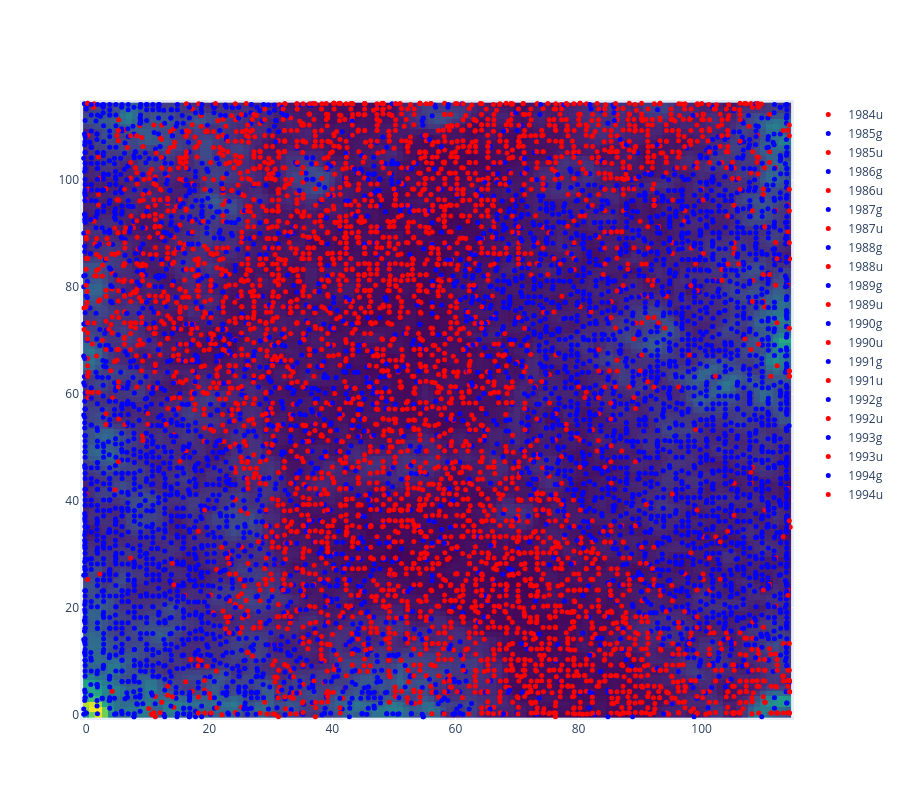

The notebook cell this image was saved under:
### Code cell
lay=go.Layout(width=900, height=800)
fig=go.Figure(data=data, layout=lay)
#fig.savefig('SOM-BPM-PhSp-ChCorr-Crest-Genres.pdf', format='pdf',bbox_inches='tight')
fig.update_xaxes(range=[-1, 115])  # Set x-axis range
fig.update_yaxes(range=[-1, 115])  # Set y-axis range
fig.show()

### Figure 1 — Plotly figure (JSON) as saved in the notebook; plotly's stock layout.template omitted (floating-point values rounded to 4 significant figures; data arrays with more than 128 entries replaced by an {"elided": "..."} marker saying what was removed)
{"data": [{"colorscale": [[0, "#440154"], [0.1111, "#482878"], [0.2222, "#3e4989"], [0.3333, "#31688e"], [0.4444, "#26828e"], [0.5556, "#1f9e89"], [0.6667, "#35b779"], [0.7778, "#6ece58"], [0.8889, "#b5de2b"], [1, "#fde725"]], "hoverinfo": "none", "showscale": false, "type": "heatmap", "z": {"elided": "115x115 float values"}}, {"hoverinfo": "text", "marker": {"color": "red", "size": 5}, "mode": "markers", "name": "1984u", "text": ["Colonel Abrams - Music Is The Answer (1984).m4a", "Colonel Abrams - Music Is The Answer (Dub Version) (1984).m4a", "Colonel Abrams - Music Is The Answer (Groove Junkies Soul Excursion Dub Mix) (1984).m4a", "Doctor Derelict - Under Cover (Club Mix) (1984).mp3", "Jesse Saunders - Funk U up (1984).mp3", "Jesse Saunders - On and On (1984).m4a", "Jesse Saunders - On and On (1984).mp3", "Nayobe - Please Don't Go (Dub Version) (1984).opus", "Z-Factor feat. Jesse Saunders - Fantasy (Vocal) (1984).m4a", "Z-Factor feat. Jesse Saunders - Fast Cars (1984).m4a", "Z-Factor feat. Jesse Saunders - I Am The DJ (1984).mp3", "Z-Factor feat. Jesse Saunders - Thorns (1984).m4a"], "type": "scatter", "x": [44.7, 28.7, 109.7, 40.7, 22.7, 63.7, 60.7, 25.7, 96.7, 8.697, 28.7, 61.7], "y": [39.25, 63.25, 114.2, 11.25, 18.25, 42.25, 45.25, 58.25, 114.2, 110.2, 84.25, 12.25]}, {"hoverinfo": "text", "marker": {"color": "blue", "size": 5}, "mode": "markers", "name": "1985g", "text": ["Cowboy Temple - 17 (1985).mp3", "Mike Mareen - Here I Am (1985).m4a", "OFF - Bad News (Alternative Mix) (1985).mp3", "OFF - Bad News (Trend Mix) (1985).mp3", "Silent Circle - Touch in the night (1985).m4a"], "type": "scatter", "x": [23.27, 34.27, 23.27, 25.27, 11.27], "y": [54.85, 65.85, 56.85, 59.85, 105.8]}, {"hoverinfo": "text", "marker": {"color": "red", "size": 5}, "mode": "markers", "name": "1985u", "text": ["Blaze - Yearnin' (Vocal I) (1985).mp3", "Chip E. Feat. K. Joy - Like This (House Mix) (1985).mp3", "Chip-E - Time to jack (1985).mp3", "Colonel Abrams - I'm Not Gonna Let You (1985).mp3", "Colonel Abrams - Trapped (1985).m4a", "Dezz 7 - Funny Love (Dance) (1985).m4a", "Dezz 7 - Funny Love (Track) (1985).m4a", "Farley 'Jackmaster' Funk - Clap'n The Pella (1985).mp3", "Farley 'Jackmaster' Funk - Jack'n The House (1985).mp3", "Farley 'Jackmaster' Funk - Jack'n The Trax (1985).mp3", "Grant - Dance (Long) (1985).opus", "J.M. Silk - Music is the key (1985).mp3", "J.M. Silk - Music Is The Key (House Key) (1985).opus", "J.M. Silk - Music Is The Key (Percussapella Key) (1985).m4a", "Jack Master Funk - Hey Norton (Aw Shucks) (Instrumental House Mix) (1985).mp3", "Jack Master Funk - Jack the Bass (1985).mp3", "Jamie Principle - Waiting On My Angel (Club Mix) (1985).mp3", "Jamie Principle - Waiting On My Angel (Dub Mix) (1985).mp3", "Jesse Saunders - Waiting On My Angel (Extended) (1985).mp3", "Jesse's Gang With Farley 'Funkin' Kieth - Real Love (1985).mp3", "Kenny 'Jammin' Jason - Jam Track (1985).m4a", "Model 500 - No UFO's (D-Mix) (1985).m4a", "Model 500 - Time Space Transmat (1985).mp3", "Mr. Fingers - Mystery Of Love (1985).opus", "Razz Featuring Matt Warren & Ralphi Rosario - Kill Yourself Dancing (1985).m4a", "Razz Featuring Matt Warren & Ralphi Rosario - Pump It Up (1985).opus", "Razz Featuring Matt Warren & Ralphi Rosario - Razz-Matazz (1985).opus", "Razz Featuring Matt Warren & Ralphi Rosario - Say It (1985).opus", "The Browns - What's Dub (1985).m4a"], "type": "scatter", "x": [37.04, 71.04, 16.04, 4.042, 18.04, 12.04, 50.04, 6.042, 40.04, 42.04, 16.04, 8.042, 8.042, 6.042, 99.04, 27.04, 35.04, 39.04, 24.04, 10.04, 22.04, 0.04199, 70.04, 87.04, 16.04, 20.04, 31.04, 9.042, 9.042], "y": [27.97, 19.97, 72.97, 72.97, 75.97, 108.0, 106.0, 83.97, 14.97, 4.974, 99.97, 78.97, 78.97, 80.97, -0.02557, 10.97, 47.97, 3.974, 54.97, 94.97, -0.02557, 88.97, 65.97, 107.0, 87.97, 3.974, 6.974, 83.97, 108.0]}, {"hoverinfo": "text", "marker": {"color": "blue", "size": 5}, "mode": "markers", "name": "1986g", "text": ["16 Bit - Where are you (1986).m4a", "Mike Mareen - Love Spy (1986).m4a", "OFF - Electrica Salsa (Baba Baba) (1986).mp3", "OFF - Electrica Salsa (Dub Version) (1986).mp3", "The Hurricanes - Theme For The PSB, Part II (1986).opus", "Timerider - Cocoon (1986).opus"], "type": "scatter", "x": [39.06, 11.06, 56.06, 36.06, 18.06, 7.056], "y": [92.93, 108.9, 17.93, 14.93, 66.93, 84.93]}, {"hoverinfo": "text", "marker": {"color": "red", "size": 5}, "mode": "markers", "name": "1986u", "text": ["Adonis - No Way Back (1986).m4a", "Adonis - We're Rocking Down The House (1986).mp3", "Adonis - We're Rocking Down The House (1986).opus", "Channel One - Color dubbing (1986).mp3", "Channel One - Technicolor (1986).mp3", "Chip E - If you only Knew (1986).m4a", "Cultural Vibe - Mind Games (Club Vocal) (1986).m4a", "Dhar Braxton - Illusions (Club Version) (1986).m4a", "Dhar Braxton - Jump Back (Set Me Free) (Club Mix) (1986).mp3", "Disco-D - 121 bpm (1986).m4a", "Disco-D - 122 bpm (1986).m4a", "Disco-D - 123 bpm (1986).m4a", "Disco-D - Beat It (1986).opus", "Disco-D - High Noon (1986).opus", "Duane And Co. - Hardcore Jazz (J. A. B. Traxx) (1986).m4a", "Duane And Co. - Hardcore Jazz (J. B. Traxx) (1986).mp3", "Farley 'Jackmaster' Funk & Jessie Saunders - Dub Can't Turn Around (1986).mp3", "Farley 'Jackmaster' Funk & Jessie Saunders - Love Can't Turn Around (1986).m4a", "Fingers Inc. - A Path (Club Mix) (1986).opus", "Fingers Inc. - A Path (Instrumental Mix) (1986).opus", "Fingers Inc. - All Over (1986).opus", "Fingers Inc. - All Over (Dub) (1986).opus", "Fingers Inc. - Bring Down The Walls (1986).opus", "Fingers Inc. - It's Over (1986).opus", "Fingers Inc. - It's Over (Dub) (1986).opus", "Frankie Knuckles - You Can't Hide (House Beats) (1986).m4a", "Frankie Knuckles - You Can't Hide From Yourself (1986).mp3", "Fresh - Dum Dum Part Two (1986).opus", "Hercules - 7 Ways (Vocal) (1986).m4a", "J.M. Silk - I Can't Turn Around (House Mix) (1986).opus", "J.M. Silk - Let The Music Take Control (House Mix) (1986).m4a", "J.M. Silk - Let The Music Take Control (House Of Trix Mix) (1986).m4a", "J.M. Silk - Shadows of your love (House mix) (1986).m4a", "Jackmaster Dick's Revenge - Sensuous Man Goes Disco (1986).mp3", "Jackmaster Dick's Revenge - Sensuous Woman Goes Disco (1986).m4a", "Jesse's Gang Feat. Ronnie - Spies (1986).m4a", "Jungle Wonz - The Jungle (1986).m4a", "Kreem - Triangle Of Love (Dub Mix) (1986).m4a", "Kreem - Triangle Of Love (Inst) (1986).m4a", "Kreem - Triangle Of Love (Vocal) (1986).m4a", "Liz Torres Featuring Kenny 'Jammin' Jason - What You Make Me Feel (Fierce Mix) (1986).opus", "Liz Torres Featuring Kenny 'Jammin' Jason - What You Make Me Feel (Jack Track) (1986).opus", "Mario Diaz - Fusion Dance (Bonus Beats) (1986).opus", "Mario Diaz - Fusion Dance (Fusion Dance Club Mix) (1986).opus", "Marshall Jefferson - Ride The Rhythm (Remix) (1986).m4a", "Marshall Jefferson - The house music anthem (Drum your body) (1986).mp3", "Marshall Jefferson - The house music anthem (House your body) (1986).mp3", "Marshall Jefferson - The house music anthem (Move your body) (1986).mp3", "Master C & J - Dub Love (1986).opus", "Master C & J - When You Hold Me (1986).m4a", "Micky 'Mixin' Oliver - Lost Inside The Noise (Dance Mix) (1986).m4a", "Model 500 - Bang the beat (Instrumental) (1986).mp3", "Model 500 - Bang the beat (Vocal) (1986).mp3", "Model 500 - Play it cool (A different version) (1986).mp3", "Model 500 - Play it cool (Instrumental) (1986).mp3", "Model 500 - Play it cool (Vocal) (1986).mp3", "Model 500 - Testing 1-2 (1986).mp3", "Mr. Fingers - Beyond The Clouds (1986).m4a", "Mr. Fingers - Can you feel it (1986).mp3", "Mr. Fingers - Washing Machine (1986).m4a", "R.T. & The Rockmen Unlimited - (I Want To Go To) Chicago (Chicago Frequent Flyer Dub) (1986).opus", "R.T. & The Rockmen Unlimited - (I Want To Go To) Chicago (Haunted House Version 1) (1986).opus", "R.T. & The Rockmen Unlimited - (I Want To Go To) Chicago (Windy City Fire Version) (1986).m4a", "Rare Form - Freak (1986).mp3", "Reggie & The Invisible People - On The Top (1.21 Gigawatts) (1986).m4a", "Ron Hardy - Sensation (1986).mp3", "Ron Hardy - Sensation (Dub) (1986).m4a", "Ron Hardy - Sensation (Long) (1986).m4a", "Sleezy D - I've Lost Control (1986).m4a", "Sleezy D - I've Lost Control (Space Mix) (1986).m4a", "Steve 'Silk' Hurley - Jack Your Body (Original Mix) (1986).m4a", "The Elect - I'm House (1986).m4a", "The Force - It's O.K., It's O.K. (1986).mp3", "The House Master Boyz And The Rude Boy Of House - Acca House (1986).m4a", "The House Master Boyz And The Rude Boy Of House - House Nation (1986).m4a", "The House Master Boyz And The Rude Boy Of House - Track'n The House (1986).m4a", "The It - Donnie (Club Mix) (1986).opus", "The Rude Boy Farley Keith - Give Your Self To Me (1986).m4a", "Tyree feat. Chic - I Fear The Night (Subterranean Mix) (1986).m4a", "Vincent Lawrence - Virgo Tracks Again (A1) (1986).mp3", "Vincent Lawrence - Virgo Tracks Again (A1) (1986).opus", "Vincent Lawrence - Virgo Tracks Again (A2) (1986).mp3", "Vincent Lawrence - Virgo Tracks Again (A4) (1986).mp3", "Vincent Lawrence - Virgo Tracks Again (B1) (1986).m4a", "Vincent Lawrence - Virgo Tracks Again (B2) (1986).mp3", "Vincent Lawrence - Virgo Tracks Again (B4) (1986).mp3", "Vincent Lawrence - Virgo Tracks Again (B4) (1986).opus", "Virgo - Free Yourself (1986).m4a", "Virgo - R U Hot Enough (1986).m4a", "Virgo - Under You (1986).m4a", "White Knight - Never Give Up (1986).m4a", "White Knight - Never Give Up (Party Mix) (1986).m4a", "X-Ray - Let's go (1986).m4a", "XRay - Let's Go (AMix) (1986).m4a", "XRay - Let's Go (Dub Mix) (1986).m4a", "XRay - Untitled (Mayday Mix) (1986).m4a"], "type": "scatter", "x": [49.64, 4.645, 4.645, -0.3553, -0.3553, 28.64, 25.64, 13.64, 32.64, 76.64, 56.64, 58.64, 72.64, 23.64, 20.64, 26.64, 41.64, 33.64, 19.64, 27.64, 68.64, 94.64, 18.64, 91.64, 94.64, 20.64, 42.64, 33.64, 57.64, 41.64, 49.64, 2.645, 30.64, 20.64, 22.64, 50.64, 9.645, 59.64, 29.64, 22.64, 24.64, 30.64, 14.64, 43.64, 23.64, 54.64, 44.64, 49.64, 22.64, 13.64, 41.64, 8.645, 8.645, 33.64, 33.64, 4.645, 12.64, 39.64, 62.64, 95.64, 17.64, 30.64, 21.64, 20.64, 38.64, 34.64, 44.64, 32.64, 55.64, 50.64, 59.64, 11.64, 55.64, 62.64, 25.64, 2.645, 72.64, 21.64, 85.64, 10.64, 10.64, 63.64, 25.64, 65.64, -0.3553, 62.64, 61.64, 40.64, 10.64, 68.64, 33.64, 42.64, 73.64, 73.64, 100.6, 43.64], "y": [59.06, 66.06, 66.06, 72.06, 76.06, 56.06, 54.06, 106.1, 97.06, 24.06, 69.06, 32.06, 14.06, 112.1, 86.06, 95.06, 51.06, 65.06, 9.063, 45.06, 111.1, 4.063, 10.06, 0.06347, 0.06347, 71.06, 20.06, 83.06, 24.06, 56.06, 26.06, 82.06, 67.06, 19.06, 16.06, 51.06, 91.06, 55.06, 91.06, 83.06, 58.06, 0.06347, 64.06, 75.06, 98.06, 70.06, 76.06, 73.06, 59.06, 102.1, 47.06, 84.06, 78.06, 58.06, 64.06, 91.06, 79.06, 13.06, 114.1, 111.1, 57.06, 7.063, 59.06, 53.06, 6.063, 4.063, 19.06, 19.06, 102.1, 86.06, 67.06, 90.06, 41.06, 56.06, 81.06, 70.06, 24.06, 62.06, 17.06, 0.06347, 0.06347, 44.06, 51.06, 39.06, 67.06, 43.06, 42.06, 92.06, 102.1, 4.063, 3.063, 52.06, 40.06, 40.06, 0.06347, 61.06]}, {"hoverinfo": "text", "marker": {"color": "blue", "size": 5}, "mode": "markers", "name": "1987g", "text": ["Avenue - Mi Amore (1987).m4a", "DAF - The Gun (Radio Edit) (1987).mp3", "J.M. Jay & Hardy - Work the housesound (1987).m4a", "Mr. M.A.X. - Hit The Beat Max! (12'' Version) (1987).m4a", "OFF - Harry... Aber Jetzt (Late Night Mix) (1987).mp3", "OFF - Harry... Aber Jetzt (Vocal) (1987).mp3", "OFF - Step By Step (Dub Mix) (1987).m4a", "OFF - Step By Step (Vocal Mix) (1987).mp3", "Rififi - Accelère Mon Amour (Dance Mix) (1987).mp3", "Sex Shop Boys - Big Tits (Eros Mix) (1987).opus", "Sex Shop Boys - Big Tits (St. Pauli Mix) (1987).opus", "System X - Listen To Me (After Midnight Mix) (1987).opus", "The Groover - Sexy Thing (Dub Version) (1987).opus", "The X-Ample - Boum Boum Chuck (The Rhythm Is Too Fast) (1987).opus", "The X-Ample - Boum Boum Chuck (The Rhythm Is Too Fast) (Dub Version) (1987).opus", "The X-Ample - Wanna Make Love To You (1987).opus", "Voyou - Germany Calling (1987).m4a", "Youyou - Houseman (1987).mp3"], "type": "scatter", "x": [23.14, 33.14, 48.14, 0.1429, 23.14, 34.14, 106.1, 37.14, 15.14, 27.14, 20.14, 32.14, 38.14, 3.143, 42.14, 33.14, 44.14, 32.14], "y": [0.07119, 7.071, 50.07, 114.1, 62.07, 54.07, 109.1, 16.07, 100.1, 12.07, 7.071, 19.07, 96.07, 85.07, 5.071, 4.071, 64.07, 6.071]}, {"hoverinfo": "text", "marker": {"color": "red", "size": 5}, "mode": "markers", "name": "1987u", "text": {"elided": "187 str values"}, "type": "scatter", "x": {"elided": "187 float values"}, "y": {"elided": "187 float values"}}, {"hoverinfo": "text", "marker": {"color": "blue", "size": 5}, "mode": "markers", "name": "1988g", "text": ["2Hard Out On Hi - One Good Nite On Hi (1988).m4a", "Dick - Exzess (Excessive mix) (1988).m4a", "Dick - Exzess (Monk mix) (1988).m4a", "Dux Dux - This Is A Sound (Acid Dance Mix) (1988).m4a", "Dux Dux - This Is A Sound (Deep House Mix) (1988).mp3", "Electribe - Talking With Myself (1988).m4a", "Extraerganza - Boys Do The Boogie (Upside-Down Mix) (1988).opus", "Extravaganza - Boys Do The Boogie (1988).m4a", "Friends of Mr. Cairo - The Caravan (12' Mix) (1988).m4a", "Friends Of Mr. Cairo - The Caravan (Bazar Mix) (1988).mp3", "Friends Of Mr. Cairo - The Caravan (Bonus Beats) (1988).mp3", "Hyperdrama C.L.U.B. - Cosmic Radiation (1988).m4a", "It's 2 Hard - A Long Hard Dick (Long Hard Mix) (1988).m4a", "K.O. - Banane (1988).opus", "K.O. - Entzückend (1988).m4a", "Nouri - Shanghai (1988).opus", "OFF - Be My Dream (Remix) (1988).m4a", "OFF - Electrica Salsa (PWL-Remix) (1988).mp3", "OFF - Everybody Shake (12' Mix) (1988).mp3", "OFF - Everybody Shake (Radical Beats) (1988).mp3", "OFF - Time Operator (Real Time Mix) (1988).mp3", "Out Of The Ordinary - The Dream (Get Into Magic Mix) (1988).opus", "Out Of The Ordinary - The Dream (Ximmix - Radio Edit) (1988).opus", "Rififi - Acid Gaga (1988).mp3", "Rififi - Dr. Acid And Mr. House (Blue Movie Mix) (1988).mp3", "Rififi - Dr. Acid And Mr. House (No Drugs Mix) (1988).m4a", "Rififi - Dr. Acid And Mr. House (Radio Edit) (1988).mp3", "Sex Shop Boys - Big Tits (House Frauen Mix'88) (1988).m4a", "Sydney Fresh - Party-Rap (1988).opus", "Sydney Fresh - Party-Rap (Instrumental) (1988).opus", "The B.h.H With Ardath Bey - Bulgarian Hip Hop (Bulgarian Trance Mix) (1988).m4a", "The B.h.H With Ardath Bey - Bulgarian Hip Hop (Westbam-Mix) (1988).mp3", "The Soundstealers - Steal It An' Deal It (The Sahara Dance Mix) (1988).m4a", "The X-Ample - Never Let The Music Stop (Chuck The House Mix) (1988).opus", "The X-Ample - Never Let The Music Stop (The Boum Boum Chuck Adventure Mix 88) (1988).m4a", "Voyou - Radio Bostich (Dance Hall Mix) (1988).m4a", "Voyou - Radio Bostich (Tune In Mix) (1988).m4a", "WestBam &  The Very Kenny - Music (1988).m4a", "WestBam - A Long Hard Dick (1988).m4a", "WestBam - Der Verfall (1988).m4a", "WestBam - Disco Deutschland (Bomb The House Mix) (1988).m4a", "WestBam - Disco Deutschland (Unofficial Record Art) (1988).mp3", "WestBam - Do It In The Mix (Edit) (1988).m4a", "WestBam - Live At Leningrad (Starring Pop Mekanik) (1988).m4a", "WestBam - Make It Happen (1988).mp3", "WestBam - Monkey say monkey do (1988).m4a", "WestBam - More (Instrumental) (1988).mp3", "WestBam - Music (II) (Instrumental) (1988).mp3", "WestBam - Music (Starring The Very Kenny) (1988).m4a", "WestBam - One Friday Morning (Instrumental) (1988).mp3", "WestBam - Painted World (1988).mp3", "WestBam - So Ist Deutschland (Wagner Mix) (1988).mp3", "WestBam - Theme Of Mr. Hong (Instrumental) (1988).mp3", "WestBam - Why She Left Me ... (1988).mp3", "WestBam - Zu Schlapp (1988).m4a"], "type": "scatter", "x": [50.31, 6.315, 52.31, 11.31, 24.31, 53.31, 22.31, 8.315, 32.31, 28.31, 8.315, 6.315, 6.315, 55.31, 6.315, 19.31, 2.315, 4.315, 8.315, 32.31, 11.31, 55.31, 48.31, 33.31, 22.31, 25.31, 46.31, 29.31, 6.315, 27.31, 43.31, 11.31, 22.31, 43.31, 34.31, 25.31, 39.31, 41.31, 32.31, 47.31, 16.31, 44.31, 21.31, 47.31, 35.31, 3.315, 32.31, 26.31, 21.31, 32.31, 33.31, 30.31, 38.31, 26.31, 21.31], "y": [10.96, 67.96, 53.96, 81.96, 52.96, 15.96, 57.96, 82.96, 68.96, 69.96, 80.96, 88.96, 107.0, 44.96, 2.964, 6.964, 112.0, 87.96, 1.964, 41.96, 104.0, 28.96, 35.96, 4.964, 61.96, 74.96, 67.96, 64.96, 85.96, 67.96, 16.96, 104.0, 26.96, 11.96, 103.0, 60.96, 103.0, 90.96, 7.964, 6.964, 57.96, 53.96, 56.96, 9.964, 1.964, 71.96, -0.03595, 47.96, 59.96, 2.964, 0.964, 53.96, -0.03595, 52.96, 56.96]}, {"hoverinfo": "text", "marker": {"color": "red", "size": 5}, "mode": "markers", "name": "1988u", "text": {"elided": "302 str values"}, "type": "scatter", "x": {"elided": "302 float values"}, "y": {"elided": "302 float values"}}, {"hoverinfo": "text", "marker": {"color": "blue", "size": 5}, "mode": "markers", "name": "1989g", "text": ["2 German Latinos - Gigolo Gigolette (Delkom Dance Mix) (1989).mp3", "Abfahrt - Alone (It's Me) (Alley Cat Edit) (1989).m4a", "Abfahrt - Alone (It's Me) (Breathless) (1989).opus", "Alien Nation - House In The Desert (Sheik It Up Mix) (1989).mp3", "Bad Boys Blue - Hungry For Love (Hot-House Sex Mix) (1989).opus", "Beat Synthicate - The Real Estate (Low Budget Mix) (1989).m4a", "Blind Vision - Bestialic Beat (1989).m4a", "Blind Vision - Tanz Den Teufel (Dance The Devil) (1989).m4a", "C. C. Catch - Baby I Need Your Love (1989).m4a", "C. C. Catch - Feels Like Heaven (1989).m4a", "C. C. Catch - Midnight Hour (7' Dub Version) (1989).opus", "C. C. Catch - Nothing's Gonna Change Our Love (1989).opus", "Culture Beat Feat. Jo Van Nelsen  - Der Erdbeermund (Get Into Magic Mix) (1989).mp3", "Culture Beat Feat. Jo Van Nelsen  - Der Erdbeermund (Instrumental Magic) (1989).mp3", "Deskee - Let There Be House (Dub) (1989).m4a", "Deskee - Let There Be House (WestBam mix) (1989).m4a", "Dunk - Body Control (Out Of Control Dub) (1989).opus", "Dunk - Body Control (Out Of Control Mix) (1989).m4a", "Dux Dux - Yes, You Got Her Keep On Pushing Harder (War On The Dancefloor Mix) (1989).mp3", "Dux Dux feat. Nikki Carter - Yes, You Got Her Keep On Pushing Harder (Rap House Mix) (1989).m4a", "Electribe - Lipstick On My Lover (1989).m4a", "First Patrol - Nightmare (Extended Dream) (1989).m4a", "First Patrol - Nightmare (Freddie's Mix) (1989).m4a", "Fischerman's Friend - Dogpolice (1989).m4a", "Fischerman's Friend - Don't Panic (1989).m4a", "Fischerman's Friend - F.I.R.E. (1989).opus", "Fischerman's Friend - Let's panic (1989).m4a", "Fischerman's Friend - Let's Panic (Hypno Style) (1989).m4a", "Fischerman's Friend - Listen To The Teutonic Poke (1989).m4a", "Fischerman's Friend - Money $ (1989).opus", "Fischerman's Friend - Money $ (Orbital Club Mix) (1989).m4a", "Fischerman's Friend - O'locco (1989).m4a", "Fischerman's Friend - Teutonic Beats (Teutonic Fly Version) (1989).m4a", "Fischerman's Friend - The Visit (1989).m4a", "Fischerman's Friend - Theme From Fischerman's Friend (1989).m4a", "Force Legato - System (v.2.0.) (1989).opus", "Honesty 69 - A Kiss In Paradise (1989).mp3", "Honesty 69 - French Kiss (Hot Radio Version) (1989).mp3", "Honesty 69 - French Kiss (Triple M Cut) (1989).m4a", "Honesty 69 - Rich In Paradise (French Mix) (1989).m4a", "J.A.M. - Jammusic (As Jam Goes By MIx) (1989).m4a", "Kid Paul & The Weird Club feat. Hitman - Acid in My House (Mambo D.J. Mix) (1989).m4a", "Kid Paul & The Weird Club feat. Hitman - Acid In My House (Radio edit) (1989).m4a", "Klangwerk - Klangwerk (1989).opus", "Klangwerk - Wollt Ihr (1989).m4a", "Kochkunst - Das Omelett (Pol Boküs Mix) (1989).m4a", "Komtur - Hans Von Stoffeln (Mein Schloss Ist Fertig) (1989).m4a", "Komtur - Hundert Buchen (1989).mp3", "Komtur - Mein Schloss Ist Fertig (Dub) (1989).mp3", "M.C. Sar & Real McCoy - Get Funky (B-Side Mix) (1989).m4a", "M.C. Sar & Real McCoy - Pump Up The Jam (Jam-Jam Quick House Version) (1989).m4a", "Marlene - Fräulein Wunderbar (1989).m4a", "Master Program - Central Europe (2nd Body) (1989).opus", "Master Program - Central Europe (Body Mix) (1989).opus", "Mescalinum United - Cold As Ice (1989).mp3", "Mescalinum United - Into Mekong Center (1989).m4a", "Mescalinum United - Lost Zones (1989).m4a", "Mike Mareen - Right Into My Heart (Dub Version) (1989).opus", "Mike Mareen - Right Into My Heart (Inner-Town-Deep-Houzz-Mix) (1989).opus", "Milli Vanili - Baby Don't Forget My Number (12' Subway Mix Edit) (1989).m4a", "Mr. Matey - Acid Party (Aciied Groove Mix) (1989).m4a", "Mr. Matey - Acid Party (Club Dub Mix) (1989).m4a", "Mr. Matey - X.T.C. (Sulphuric Mix) (1989).m4a", "Mysterious Art - Carma (Omen 2) (1989).m4a", "New Century - Break Down The Wall (Free Elections Mix) (1989).m4a", "New Scene - El Mach Hall (The Never Should Be The AA-Side Mix) (1989).mp3", "New Scene - Out Of Control (The Belgium Mix) (1989).m4a", "Noise Control - My Fight (Control Mix) (1989).opus", "Noise Control - My Fight (Noise Mix) (1989).m4a", "Noise Control - Operation S.B. (Clock Mix 1) (1989).opus", "Noise Control - Operation S.B. (Clock Mix 2) (1989).m4a", "OFF - Hip Hop Reggae (Omen Mix) (1989).m4a", "OFF - Hip Hop Reggae (Sax Mix) (1989).m4a", "OFF - La Casa Latina (1989).m4a", "OFF - La Casa Latina (Grande Fiesta Mix) (1989).mp3", "OFF - New Style (Not Yet Mixed Mix) (1989).mp3", "Out Of The Ordinary - Play It Again ('Why Don't You Try This Side' Mix) (1989).opus", "Out Of The Ordinary - Play It Again (The Los Ninos Mix) (1989).opus", "Razzamatazz - Jerk The Party (Culture Mix) (1989).m4a", "Razzamatazz - Two Time Boy (Caracho Mix) (1989).m4a", "Razzamatazz - Two Time Boy (Radio Time) (1989).mp3", "Rififi - Shaft '89 (1989).m4a", "Sandra - We'll Be Together ('89 Remix) (1989).m4a", "Scope - Die Zukunft (1989).m4a", "Scope - Mind of time (Timeless mix) (1989).m4a", "Sex Shop Boys - 69 (Blow Mix) (1989).m4a", "Sex Shop Boys - 69 (Party Mix) (1989).m4a", "Snap! - Ooops Up (Other Mix) (1989).mp3", "Snap! - Ooops Up (Vocal Version) (1989).m4a", "Snap! - The Power (1989).m4a", "Snap! - The Power (Dub) (1989).mp3", "Snap! - Uf Ah! (Ooop Up) (1989).m4a", "Sydney Fresh - I've Got A Feeling (1989).m4a", "Sydney Fresh - The Party Just Began (1989).m4a", "Sydney Fresh - The Party Just Began (The Party Mix) (1989).m4a", "Technoid - Technoid (Hypersonic Dub) (1989).opus", "Technoid - Technoid (Sonic Mix) (1989).opus", "The Beat Pirate - Are You On 1 Matey (1989).m4a", "The Beat Pirate - Good Times (Free yourself) (1989).m4a", "The Beat Pirate feat. MC B. -  A Guy Called Bat (1989).m4a", "The Soundstealers - It's Time For House (D.J's Club Mix) (1989).m4a", "The Soundstealers - It's Time For House (J.B.'s Jailhouse Mix) (1989).m4a", "The Soundstealers - It's Time For House (J.B.'s Party Mix) (1989).m4a", "Ths Soundstealers - It's Time For House (J.B.'s Jailhouse Mix) (1989).m4a", "Ths Soundstealers - It's Time For House (J.B.'s Party Mix) (1989).m4a", "Umo Detic - Fahrenheit (1989).opus", "Voyou - The Ten Commandments (Chapter 1) (1989).mp3", "Voyou - The Ten Commandments (Chapter 2) (1989).mp3", "WestBam - ... And Party (1989).mp3", "WestBam - Bring That Beat Back (1989).m4a", "WestBam - Cold Stomper (1989).m4a", "WestBam - Cold Train (1989).mp3", "WestBam - Cold Train (Railway - Dub) (1989).m4a", "WestBam - Go East Bam (1989).m4a", "WestBam - Hangover In Hamburg (1989).m4a", "WestBam - Hold Me Back (1989).m4a", "WestBam - It's Over (1989).m4a", "WestBam - Monkey Town (1989).m4a", "WestBam - Saxophone (1989).m4a", "WestBam - Sentimental Scratching (1989).m4a", "WestBam - The Cabinet Of Dr. Weststein (1989).mp3", "Westbam - The Roof Is On Fire (1989).mp3", "WestBam - The Wall (1989).m4a", "WestBam - Voices Of Excess (1989).mp3", "WestBam feat. Rhythum Asyllum - Cold Train (1989).m4a", "Ziggy Pee - Radio Acid (Club Version) (1989).opus"], "type": "scatter", "x": [43.01, 26.01, 43.01, 4.014, 4.014, 3.014, 14.01, 96.01, 7.014, 53.01, 54.01, 25.01, 37.01, 83.01, 68.01, 55.01, 41.01, 12.01, 15.01, 22.01, 70.01, 20.01, 37.01, 58.01, 36.01, 21.01, 30.01, 26.01, 48.01, 50.01, 34.01, 61.01, 25.01, 77.01, 46.01, 9.014, 57.01, 31.01, 11.01, 72.01, 28.01, 72.01, 87.01, 101.0, 30.01, 38.01, 8.014, 76.01, 73.01, 12.01, 39.01, 59.01, 41.01, 47.01, 4.014, 60.01, 4.014, 20.01, 33.01, 70.01, 21.01, 26.01, 15.01, 42.01, 4.014, 62.01, 46.01, 8.014, 17.01, 15.01, 70.01, 0.01446, 0.01446, 35.01, 45.01, 49.01, 25.01, 67.01, 55.01, 49.01, 60.01, 30.01, 0.01446, 43.01, 59.01, 51.01, 32.01, 48.01, 59.01, 35.01, 23.01, 49.01, 45.01, 53.01, 40.01, 39.01, 28.01, 54.01, 94.01, 65.01, 13.01, 8.014, 14.01, 8.014, 14.01, 68.01, 44.01, 82.01, 31.01, 32.01, 0.01446, 3.014, 13.01, 30.01, 58.01, 13.01, 23.01, 11.01, 6.014, 41.01, 32.01, 55.01, 22.01, 37.01, 16.01, 50.01], "y": [42.31, 50.31, 50.31, 83.31, 80.31, 71.31, 71.31, 58.31, 90.31, 19.31, 49.31, 56.31, 32.31, 14.31, 23.31, 57.31, 20.31, 106.3, 87.31, 99.31, 0.3107, 63.31, 54.31, 25.31, 64.31, 50.31, 58.31, 14.31, 8.311, 17.31, 103.3, 114.3, 55.31, 6.311, 41.31, 86.31, 52.31, 1.311, 75.31, 32.31, 61.31, 45.31, 98.31, 1.311, 62.31, 36.31, 3.311, 29.31, 21.31, 89.31, 3.311, 50.31, 34.31, 88.31, 68.31, 35.31, 77.31, 73.31, 76.31, 74.31, 80.31, 73.31, 69.31, 100.3, 77.31, 64.31, 61.31, 86.31, 69.31, 96.31, 109.3, 0.3107, 0.3107, 67.31, 69.31, 41.31, 49.31, 59.31, 68.31, 84.31, 98.31, 15.31, 113.3, 108.3, 42.31, 94.31, 28.31, 13.31, 12.31, 0.3107, 0.3107, 43.31, 32.31, 69.31, 58.31, 17.31, 19.31, 64.31, 51.31, 56.31, 99.31, 105.3, 108.3, 105.3, 108.3, 103.3, 101.3, 113.3, 3.311, 57.31, 78.31, 90.31, 83.31, 60.31, 0.3107, 76.31, 43.31, 73.31, 79.31, 8.311, 54.31, 84.31, 67.31, 4.311, 86.31, 23.31]}, {"hoverinfo": "text", "marker": {"color": "red", "size": 5}, "mode": "markers", "name": "1989u", "text": {"elided": "301 str values"}, "type": "scatter", "x": {"elided": "301 float values"}, "y": {"elided": "301 float values"}}, {"hoverinfo": "text", "marker": {"color": "blue", "size": 5}, "mode": "markers", "name": "1990g", "text": {"elided": "195 str values"}, "type": "scatter", "x": {"elided": "195 float values"}, "y": {"elided": "195 float values"}}, {"hoverinfo": "text", "marker": {"color": "red", "size": 5}, "mode": "markers", "name": "1990u", "text": {"elided": "450 str values"}, "type": "scatter", "x": {"elided": "450 float values"}, "y": {"elided": "450 float values"}}, {"hoverinfo": "text", "marker": {"color": "blue", "size": 5}, "mode": "markers", "name": "1991g", "text": {"elided": "430 str values"}, "type": "scatter", "x": {"elided": "430 float values"}, "y": {"elided": "430 float values"}}, {"hoverinfo": "text", "marker": {"color": "red", "size": 5}, "mode": "markers", "name": "1991u", "text": {"elided": "557 str values"}, "type": "scatter", "x": {"elided": "557 float values"}, "y": {"elided": "557 float values"}}, {"hoverinfo": "text", "marker": {"color": "blue", "size": 5}, "mode": "markers", "name": "1992g", "text": {"elided": "839 str values"}, "type": "scatter", "x": {"elided": "839 float values"}, "y": {"elided": "839 float values"}}, {"hoverinfo": "text", "marker": {"color": "red", "size": 5}, "mode": "markers", "name": "1992u", "text": {"elided": "903 str values"}, "type": "scatter", "x": {"elided": "903 float values"}, "y": {"elided": "903 float values"}}, {"hoverinfo": "text", "marker": {"color": "blue", "size": 5}, "mode": "markers", "name": "1993g", "text": {"elided": "1191 str values"}, "type": "scatter", "x": {"elided": "1191 float values"}, "y": {"elided": "1191 float values"}}, {"hoverinfo": "text", "marker": {"color": "red", "size": 5}, "mode": "markers", "name": "1993u", "text": {"elided": "701 str values"}, "type": "scatter", "x": {"elided": "701 float values"}, "y": {"elided": "701 float values"}}, {"hoverinfo": "text", "marker": {"color": "blue", "size": 5}, "mode": "markers", "name": "1994g", "text": {"elided": "1799 str values"}, "type": "scatter", "x": {"elided": "1799 float values"}, "y": {"elided": "1799 float values"}}, {"hoverinfo": "text", "marker": {"color": "red", "size": 5}, "mode": "markers", "name": "1994u", "text": {"elided": "825 str values"}, "type": "scatter", "x": {"elided": "825 float values"}, "y": {"elided": "825 float values"}}], "layout": {"height": 800, "width": 900, "xaxis": {"range": [-1, 115]}, "yaxis": {"range": [-1, 115]}}}
